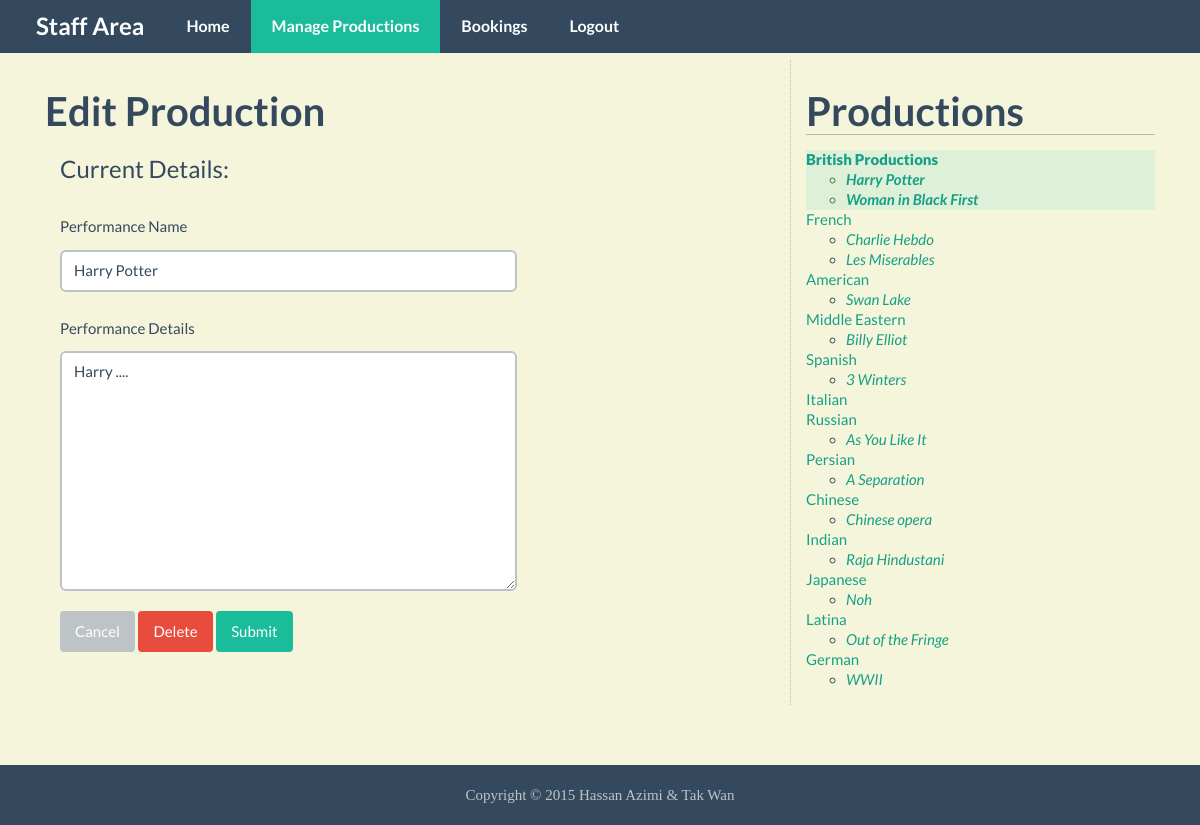
The app's page /edit_performance.php?performance=16 (signed in), older data.
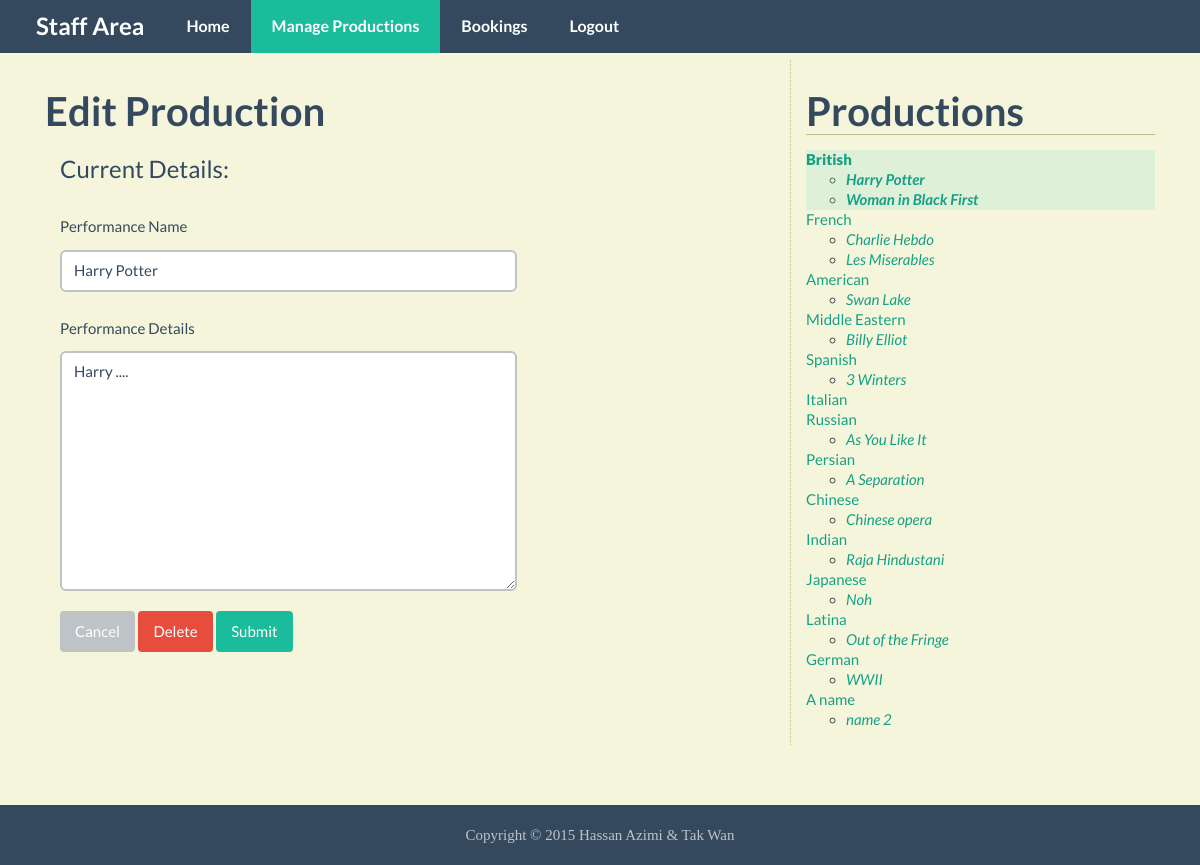
The same page, newer data.
### tables this page shows
CREATE TABLE IF NOT EXISTS `Production` (
`production_id` int(11) NOT NULL,
  `production_name` varchar(50) NOT NULL,
  `production_type` varchar(20) DEFAULT NULL
);

CREATE TABLE IF NOT EXISTS `Performance` (
`performance_id` int(11) NOT NULL,
  `production_id` int(11) NOT NULL,
  `performance_name` varchar(50) NOT NULL,
  `details` text
);

### public/edit_performance.php (the view, shortened to what this page needs)
<?php require_once("../includes/db_connection.php"); ?>
<?php require_once("../includes/functions.php"); ?>
<?php find_selected_performance(); ?>
<?php include("../includes/layouts/header.php"); ?>
	<nav class="navbar navbar-inverse navbar-fixed-top">
		<section class="container">
			<div class="navbar-header">
				<a class="navbar-brand" href="staff.php">Staff Area</a>
			</div>
			<div id="navbar" class="collapse navbar-collapse">
				<ul class="nav navbar-nav">
					<li><a href="staff.php">Home</a></li>
					<li class="active"><a href="manage_content.php">Manage Productions</a></li>
					<li><a href="bookings.php">Bookings</a></li>
					<li><a href="logout.php">Logout</a></li>
			</div>
		</section>
	</nav>
	<section class="container">
		<section class="main col-lg-8">
			<h3>Edit Production</h3>
			<form action="edit_performance.php?performance=<?php echo urldecode($current_performance["performance_id"]) ?>" method="POST" role="form">
				<fieldset class="col-lg-8">
					<legend>Current Details:</legend>
					<div class="form-group">
						<label for="name">Performance Name</label>
						<input type="text" class="form-control" name="name" id="name" value="<?php echo htmlentities($current_performance["performance_name"]); ?>" placeholder="Production Name" maxlength="50" required>
					</div>
					<div class="form-group">
						<label for="details">Performance Details</label>
						<textarea class="form-control" name="details" id="details" cols="30" rows="10" placeholder="Performance Details"><?php echo htmlentities($current_performance["details"]); ?></textarea>
					</div>
					<a href="manage_content.php?performance=<?php echo urldecode($current_performance["performance_id"]); ?>" class="btn btn-default">Cancel</a>
					<a href="delete_performance.php?performance=<?php echo urldecode($current_performance["performance_id"]); ?>" class="btn btn-danger">Delete</a>
					<button type="submit" name="submit" class="btn btn-primary">Submit</button>
				</fieldset>
			</form>
		</section>
		<section class="sidebar col-lg-4">
			<h3>Productions</h3>
			<?php echo navigation($current_performance, $current_performance); ?>
		</section>
	</section>
<?php include("../includes/layouts/footer.php"); ?>

### includes/functions.php (shortened to what this page needs)
<?php
function find_all_productions() {
	global $connection;
	$query          = "SELECT * FROM Production ORDER BY production_id ASC";
	$production_set = mysqli_query($connection, $query);
	return $production_set;
}
function find_performances_for_production($production_id) {
	global $connection;
	$safe_production_id = mysqli_real_escape_string($connection, $production_id);
	$query              = "SELECT * FROM Performance WHERE production_id = {$safe_production_id} ORDER BY performance_name ASC";
	$performance_set    = mysqli_query($connection, $query);
	return $performance_set;
}
function find_performance_by_id($performance_id) {
	global $connection;
	$safe_performance_id = mysqli_real_escape_string($connection, $performance_id);
	$query               = "SELECT * FROM Performance WHERE performance_id = {$safe_performance_id} LIMIT 1";
	$performance_set     = mysqli_query($connection, $query);
	if($performance = mysqli_fetch_assoc($performance_set)) {
		return $performance;
	} else {
		return NULL;
	}
}
function navigation($production_array, $performance_array) {
	$output         = "<ul class='list-unstyled'>";
	$production_set = find_all_productions();
	while($production = mysqli_fetch_assoc($production_set)) {
		$output .= "<li";
		if($production_array && $production["production_id"] == $production_array["production_id"]) {
			$output .= " class='selected alert-success'";
		}
		$output .= ">";
		$output .= "<a href='manage_content.php?production=";
		$output .= urlencode($production["production_id"]);
		$output .= "'>";
		$output .= htmlentities($production["production_name"]);
		$output .= "</a>";
		$performance_set = find_performances_for_production($production["production_id"]);
		$output .= "<ul>";
		while($performance = mysqli_fetch_assoc($performance_set)) {
			$output .= "<li";
			if($performance_array && $performance["performance_id"] == $performance_array["performance_id"]) {
				$output .= " class='selected alert-success'";
			}
			$output .= ">";
			$output .= "<a href='manage_content.php?performance=";
			$output .= urlencode($performance["performance_id"]);
			$output .= "'>";
			$output .= htmlentities($performance["performance_name"]);
			$output .= "</a></li>";
		}
		$output .= "</ul></li>";
	}
	$output .= "</ul>";
	return $output;
}
function find_selected_performance() {
	if(isset($_GET["production"])) {
		$current_production  = find_production_by_id($_GET["production"]);
		$current_performance = NULL;
	} elseif(isset($_GET["performance"])) {
		$current_performance = find_performance_by_id($_GET["performance"]);
	} else {
		$current_production  = NULL;
		$current_performance = NULL;
	}
}

Row changes from the older to the newer data that the page shows:
changed production (number 1 of 14 on the later page): value "British Productions" → "British"
added production: value "A name"
added performance: value "name 2", shown under "A name"
